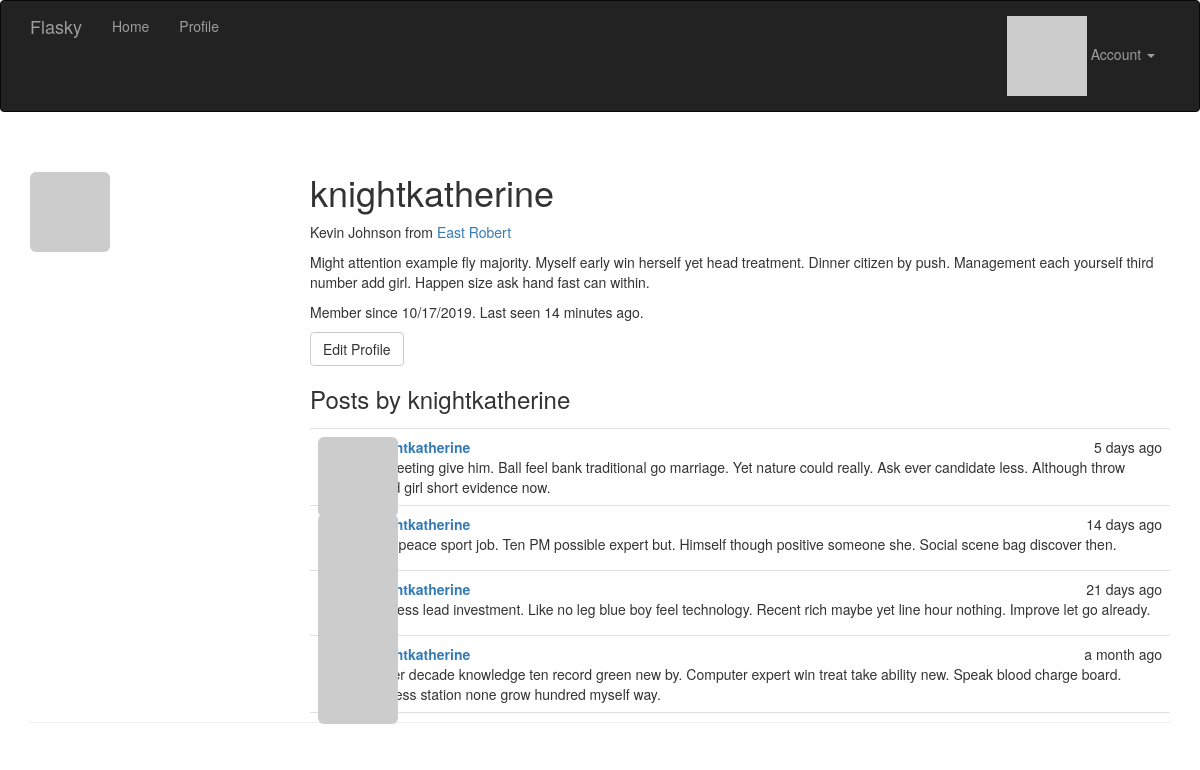
/user/knightkatherine (signed in), run on the app's committed database.
### app/models.py (models this page shows, shortened)
class User(UserMixin, db.Model):
    __tablename__ = 'users'
    id = db.Column(db.Integer, primary_key=True)
    email = db.Column(db.String(64), unique=True, index=True)
    username = db.Column(db.String(64), unique=True, index=True)
    password_hash = db.Column(db.String(128))
    role_id = db.Column(db.Integer, db.ForeignKey('roles.id'))
    confirmed = db.Column(db.Boolean, default=False)
    name = db.Column(db.String(64))
    location = db.Column(db.String(64))
    about_me = db.Column(db.Text())
    member_since = db.Column(db.DateTime(), default=datetime.utcnow)
    last_seen = db.Column(db.DateTime(), default=datetime.utcnow)
    avatar_hash = db.Column(db.String(32))
    posts = db.relationship('Post', backref='author', lazy='dynamic')
    @property
    def password(self):
        raise AttributeError('password is not a readable attribute')
    def can(self, perm):
        return self.role is not None and self.role.has_permission(perm)
    def is_administrator(self):
        return self.can(Permission.ADMIN)
    def ping(self):
        self.last_seen = datetime.utcnow()
        db.session.add(self)
        db.session.commit()
    def gravatar(self, size=100, default='identicon', rating='g'):
        url = 'https://secure.gravatar.com/avatar'
        hash = self.avatar_hash or self.gravatar_hash()
        return '{url}/{hash}?s={size}&d={default}&r={rating}'.format(
            url=url, hash=hash, size=size, default=default, rating=rating)

class Post(db.Model):
    __tablename__ = 'posts'
    id = db.Column(db.Integer, primary_key=True)
    body = db.Column(db.Text)
    timestamp = db.Column(db.DateTime, index=True, default=datetime.utcnow)
    author_id = db.Column(db.Integer, db.ForeignKey('users.id'))

### app/main/views.py (the view)
@main.route('/user/<username>')
def user(username):
    user = User.query.filter_by(username=username).first_or_404()
    posts = user.posts.order_by(Post.timestamp.desc()).all()
    return render_template('user.html', user=user, posts=posts)

### app/auth/views.py (called while the page is built)
@auth.before_app_request
def before_request():
    if current_user.is_authenticated:
        current_user.ping()
        if not current_user.confirmed \
                and request.endpoint \
                and request.blueprint != 'auth' \
                and request.endpoint != 'static':
            return redirect(url_for('auth.unconfirmed'))

### app/main/__init__.py (called while the page is built)
@main.app_context_processor
def inject_permissions():
    return dict(Permission=Permission)

### app/models.py (called while the page is built)
@login_manager.user_loader
def load_user(user_id):
    return User.query.get(int(user_id))

    def has_permission(self, perm):
        return self.permissions & perm == perm

### app/templates/user.html (shortened to what this page needs)
{% extends "base.html" %}
{% block page_content %}
<div class="page-header">
    <img class="img-rounded profile-thumbnail" src="{{ user.gravatar(size=256) }}">
    <div class="profile-header">
        <h1>{{ user.username }}</h1>
        {% if user.name or user.location %}
        <p>
            {% if user.name %}{{ user.name }}{% endif %}
            {% if user.location %}
                from <a href="http://maps.google.com/?q={{ user.location }}">{{ user.location }}</a>
            {% endif %}
        </p>
        {% endif %}
        {% if user.about_me %}<p>{{ user.about_me }}</p>{% endif %}
        <p>Member since {{ moment(user.member_since).format('L') }}. Last seen {{ moment(user.last_seen).fromNow() }}.</p>
        <p>
            {% if user == current_user %}
            <a class="btn btn-default" href="{{ url_for('.edit_profile') }}">Edit Profile</a>
            {% endif %}
        </p>
        <h3>Posts by {{ user.username }}</h3>
        {% include '_posts.html' %}
    </div>
</div>
{% endblock %}

### app/templates/_posts.html
<ul class="posts">
    {% for post in posts %}
    <li class="post">
        <div class="post-thumbnail">
            <a href="{{ url_for('.user', username=post.author.username) }}">
                <img class="img-rounded profile-thumbnail" src="{{ post.author.gravatar(size=40) }}">
            </a>
        </div>
        <div class="post-content">
            <div class="post-date">{{ moment(post.timestamp).fromNow() }}</div>
            <div class="post-author"><a href="{{ url_for('.user', username=post.author.username) }}">{{ post.author.username }}</a></div>
            <div class="post-body">{{ post.body }}</div>
        </div>
    </li>
    {% endfor %}
</ul>

### app/static/styles.css (style rules this page uses)
.profile-thumbnail { position: absolute; }
.profile-header { min-height: 260px; margin-left: 280px; }
ul.posts { list-style-type: none; padding: 0px; margin: 16px 0px 0px 0px; border-top: 1px solid #e0e0e0; }
ul.posts li.post { padding: 8px; border-bottom: 1px solid #e0e0e0; }
div.post-date { float: right; }
div.post-author { font-weight: bold; }
div.post-thumbnail { position: absolute; }
div.post-content { margin-left: 48px; min-height: 48px; }

### data on the page
User: username "knightkatherine", name "Kevin Johnson", location "East Robert", about_me "Might attention example fly majority. Myself early win herself yet head treatment. Dinner citizen by push. Management each yourself third number add girl. Happen size ask hand fast can within.", member_since "10/17/2019", last_seen "14 minutes ago"
Post: timestamp "5 days ago", author.username "knightkatherine", body "To meeting give him. Ball feel bank traditional go marriage. Yet nature could really. Ask ever candidate less. Although throw blood girl short evidence now."
Post: timestamp "14 days ago", author.username "knightkatherine", body "Cost peace sport job. Ten PM possible expert but. Himself though positive someone she. Social scene bag discover then."
Post: timestamp "21 days ago", author.username "knightkatherine", body "Success lead investment. Like no leg blue boy feel technology. Recent rich maybe yet line hour nothing. Improve let go already."
Post: timestamp "a month ago", author.username "knightkatherine", body "Player decade knowledge ten record green new by. Computer expert win treat take ability new. Speak blood charge board. Process station none grow hundred myself way."
